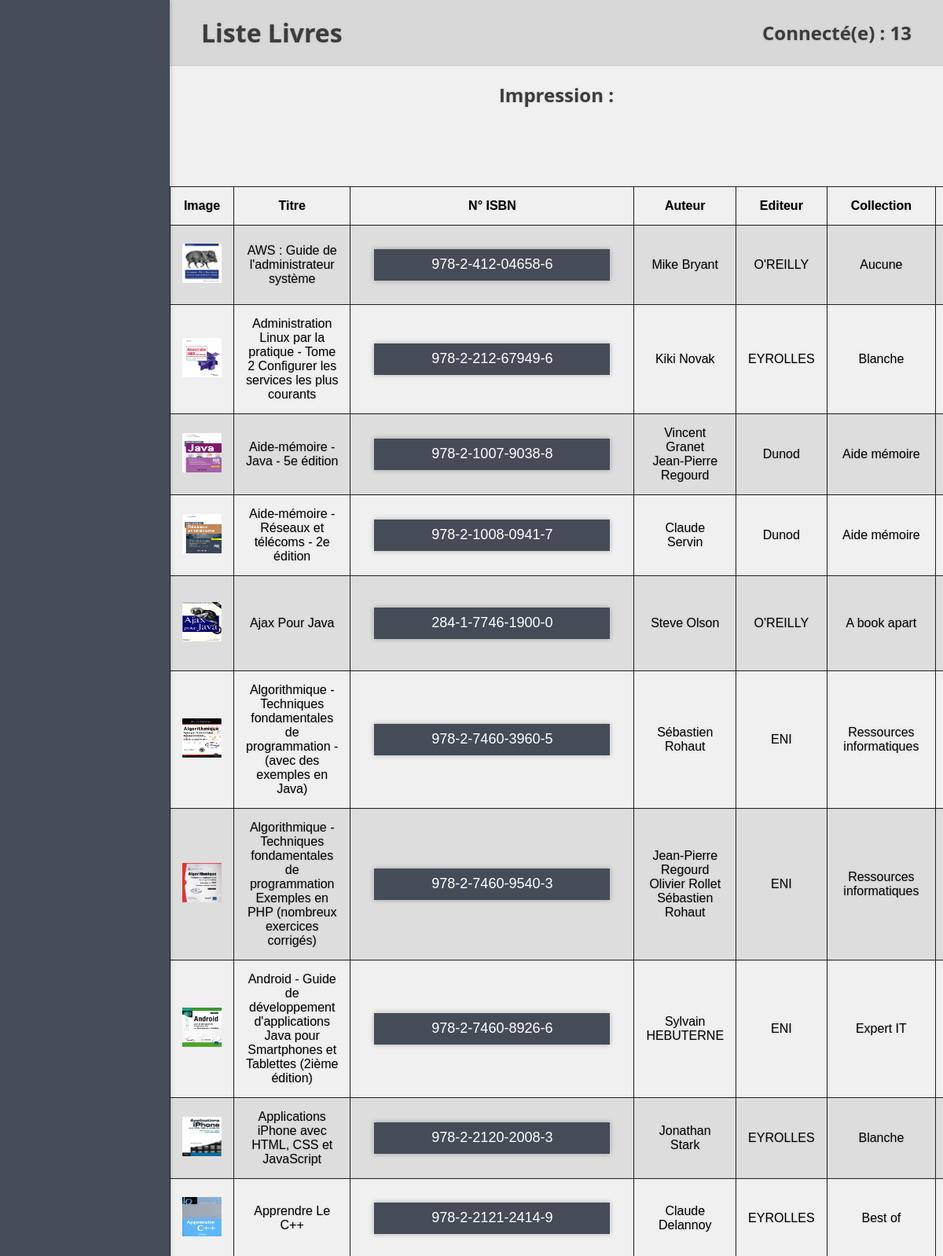
/BibliA33/newBackOffice/impLivre.php (signed in, upper part), run on the app's committed database.
### tables this page shows
CREATE TABLE `livre` (
  `LIV_ISBN` char(20) NOT NULL,
  `COL_NUM` int(11) DEFAULT NULL,
  `EDIT_NUM` int(11) NOT NULL,
  `LIV_TITRE` varchar(200) NOT NULL,
  `LIV_DATE` char(20) DEFAULT NULL,
  `LIV_IMG` varchar(100) DEFAULT NULL,
  `LIV_RESUME` varchar(10000) DEFAULT NULL,
  `LIV_ETAT` varchar(1000) DEFAULT NULL,
  `LIV_EMPRUNTER` int(1) NOT NULL DEFAULT '0'
);

CREATE TABLE `ecrire` (
  `AUT_NUM` int(11) NOT NULL,
  `LIV_ISBN` char(20) NOT NULL
);

CREATE TABLE `auteur` (
  `AUT_NUM` int(11) NOT NULL,
  `AUT_NOM` char(50) NOT NULL,
  `AUT_PRENOM` char(30) DEFAULT NULL,
  `AUT_PHOTO` varchar(100) DEFAULT NULL
);

CREATE TABLE `editeur` (
  `EDIT_NOM` char(30) NOT NULL,
  `EDIT_ADRWEB` char(100) DEFAULT NULL,
  `EDIT_NUM` int(11) NOT NULL
);

CREATE TABLE `collection` (
  `COL_NUM` int(11) NOT NULL,
  `EDIT_NUM` int(11) NOT NULL,
  `COL_NOM` char(50) NOT NULL
);

### BibliA33/newBackOffice/impLivre.php (the view, shortened to what this page needs)
<!DOCTYPE html>
<html>
    <?php
    require_once 'getHead.php';
    ?>
    <body onload="verif();">
        <?php
        require 'getNav.php';
        if (isset($_SESSION['LOGID'])) {
            require '../sqlconnect.php';
            ?>
            <div id="current_page">
                <h1>Liste Livres</h1><h2>Connecté(e) : <?php echo $_SESSION['LOGID']; ?></h2>
            </div>
            <div id="main_content">
                <h2>Impression : </h2>
                <?php
                $sql = "SELECT DISTINCT livre.LIV_ISBN, COL_NOM, EDIT_NOM, LIV_TITRE, LIV_DATE, LIV_IMG FROM livre, ecrire, auteur, editeur, collection, correspondre, rubriques "
                        . "WHERE livre.LIV_ISBN = ecrire.LIV_ISBN "
                        . "AND ecrire.AUT_NUM = auteur.AUT_NUM "
                        . "AND livre.EDIT_NUM = editeur.EDIT_NUM "
                        . "AND livre.COL_NUM = collection.COL_NUM "
                        . "AND livre.LIV_ISBN = correspondre.LIV_ISBN "
                        . "AND correspondre.RUB_ID = rubriques.RUB_ID order by LIV_TITRE";
                $table = $connection->query($sql);
                $count = $table->rowCount();
                if ($count > 0) {
                    ?>
                    <div id="divImpr">
                        <table>
                            <tr>
                                <th>Image</th>
                                <th>Titre</th>
                                <th>N° ISBN</th>
                                <th>Auteur</th>
                                <th>Editeur</th>
                                <th>Collection</th>
                                <th>Rubrique</th>
                            </tr>
                            <?php
                            while ($ligne = $table->fetch()) {
                                $LIV_ISBN = $ligne["LIV_ISBN"];
                                $COL_NOM = $ligne["COL_NOM"];
                                $EDIT_NOM = $ligne["EDIT_NOM"];
                                $LIV_TITRE = $ligne["LIV_TITRE"];
                                $LIV_IMG = $ligne["LIV_IMG"];
                                $sql2 = 'SELECT * FROM auteur, ecrire '
                                        . 'WHERE auteur.AUT_NUM = ecrire.AUT_NUM '
                                        . 'AND ecrire.LIV_ISBN ="' . $LIV_ISBN . '"';
                                $table2 = $connection->query($sql2);
                                $sql3 = 'SELECT * FROM rubriques, correspondre '
                                        . 'WHERE rubriques.RUB_ID = correspondre.RUB_ID '
                                        . 'AND correspondre.LIV_ISBN ="' . $LIV_ISBN . '"';
                                $table3 = $connection->query($sql3);
                                ?>
                                <tr>
                                    <td><a href="../images/livre/<?php echo $LIV_IMG ?>"><img src="../images/livre/<?php echo $LIV_IMG ?>" width="50px" height="50px"/></a></td>
                                    <td><?php echo $LIV_TITRE; ?></td>
                                    <td>
                                        <input type=button onclick="window.open('<?php echo"../popupresume.php?isbn=$LIV_ISBN"; ?>','_blank','height=755, width=600,top=100,left=500','scrollbar=no','resizable=no')")" name ="btn_resum_<?php echo  $ligne["LIV_ISBN"]; ?>" value="<?php echo $LIV_ISBN; ?>"/>
                                    </td>
                                    <td><?php
                                        while ($donnees = $table2->fetch()) {
                                            echo $donnees['AUT_PRENOM'] . ' ' . $donnees['AUT_NOM'] . '<br>';
                                        }
                                        ?></td>
                                    <td><?php echo $EDIT_NOM; ?></td>
                                    <td><?php echo $COL_NOM; ?></td>
                                    <td><?php
                            while ($donnees = $table3->fetch()) {
                                echo $donnees['RUB_NOM'] . '<br>';
                            }
                                        ?></td>
                                </tr>
                        <?php
                    }
                    ?>
                        </table>
                    </div>
        <?php
    }
    ?>
                <?php
            } else {
                header('Location: login.php');
            }
            ?>
    </body>
</html>

### BibliA33/newBackOffice/style.css (style rules this page uses)
body { width:100%; height:100%; margin: 0; padding: 0; font-family: 'Open Sans', sans-serif; text-shadow: 0px 0px 3px rgba(0,0,0,0.15); }
a { text-decoration: none; color: white; }
#current_page { width: 82%; padding-top: 20px; padding-bottom: 20px; float: right; display : inline; background: rgb(216,216,216); border-bottom: 1px solid rgba(0,0,0,0.05); box-shadow: 0px 0px 15px rgba(0,0,0,0.2); }
#current_page h1 { color: rgb(60,60,60); float : left; padding: 0; margin: 0; margin-left: 40px; }
#current_page h2 { color: rgb(60,60,60); float : right; padding: 0; margin: 0.5% 40px 0 0; }
#main_content { text-align : center; float: right; height: 100vh; width:82%; background: rgb(240,240,240); overflow: auto; }
#main_content * { text-align: center; }
#main_content h2 { color: rgb(60,60,60); }
input[type="button"],input[type="submit"],button { width: 300px; height: 40px; margin-top: 15px; margin-left: 15px; margin-right: 15px; margin-bottom : 15px; background: rgb(69,76,88); color: white; font-size:18px; box-shadow: 0px 0px 6px rgba(0,0,0,0.3); border: none; transition: all 300ms ease; }
table { border: 1px solid rgb(30,30,30); border-collapse: collapse; margin-top: 100px; margin-left: auto; margin-right: auto; font-family: arial, sans-serif; }
td,th { border: 1px solid rgb(30,30,30); padding: 15px; }
tr:nth-child(even) { background-color: #dddddd; }

### data on the page
livre: LIV_IMG (picture), LIV_TITRE "AWS : Guide de l'administrateur système", LIV_ISBN "978-2-412-04658-6", EDIT_NUM.EDIT_NOM "O'REILLY", COL_NUM.COL_NOM "Aucune"
ecrire: AUT_NUM.AUT_PRENOM "Mike", AUT_NUM.AUT_NOM "Bryant"
livre: LIV_IMG (picture), LIV_TITRE "Administration Linux par la pratique - Tome 2 Configurer les services les plus courants", LIV_ISBN "978-2-212-67949-6", EDIT_NUM.EDIT_NOM "EYROLLES", COL_NUM.COL_NOM "Blanche"
ecrire: AUT_NUM.AUT_PRENOM "Kiki", AUT_NUM.AUT_NOM "Novak"
livre: LIV_IMG (picture), LIV_TITRE "Aide-mémoire - Java - 5e édition", LIV_ISBN "978-2-1007-9038-8", EDIT_NUM.EDIT_NOM "Dunod", COL_NUM.COL_NOM "Aide mémoire"
ecrire: AUT_NUM.AUT_PRENOM "Vincent", AUT_NUM.AUT_NOM "Granet"
ecrire: AUT_NUM.AUT_PRENOM "Jean-Pierre", AUT_NUM.AUT_NOM "Regourd"
livre: LIV_IMG (picture), LIV_TITRE "Aide-mémoire - Réseaux et télécoms - 2e édition", LIV_ISBN "978-2-1008-0941-7", EDIT_NUM.EDIT_NOM "Dunod", COL_NUM.COL_NOM "Aide mémoire"
ecrire: AUT_NUM.AUT_PRENOM "Claude", AUT_NUM.AUT_NOM "Servin"
livre: LIV_IMG (picture), LIV_TITRE "Ajax Pour Java", LIV_ISBN "284-1-7746-1900-0", EDIT_NUM.EDIT_NOM "O'REILLY", COL_NUM.COL_NOM "A book apart"
ecrire: AUT_NUM.AUT_PRENOM "Steve", AUT_NUM.AUT_NOM "Olson"
livre: LIV_IMG (picture), LIV_TITRE "Algorithmique - Techniques fondamentales de programmation - (avec des exemples en Java)", LIV_ISBN "978-2-7460-3960-5", EDIT_NUM.EDIT_NOM "ENI", COL_NUM.COL_NOM "Ressources informatiques"
ecrire: AUT_NUM.AUT_PRENOM "Sébastien", AUT_NUM.AUT_NOM "Rohaut"
livre: LIV_IMG (picture), LIV_TITRE "Algorithmique - Techniques fondamentales de programmation Exemples en PHP (nombreux exercices corrigés)", LIV_ISBN "978-2-7460-9540-3", EDIT_NUM.EDIT_NOM "ENI", COL_NUM.COL_NOM "Ressources informatiques"
ecrire: AUT_NUM.AUT_PRENOM "Jean-Pierre", AUT_NUM.AUT_NOM "Regourd"
ecrire: AUT_NUM.AUT_PRENOM "Olivier", AUT_NUM.AUT_NOM "Rollet"
ecrire: AUT_NUM.AUT_PRENOM "Sébastien", AUT_NUM.AUT_NOM "Rohaut"
livre: LIV_IMG (picture), LIV_TITRE "Android - Guide de développement d'applications Java pour Smartphones et Tablettes (2ième édition)", LIV_ISBN "978-2-7460-8926-6", EDIT_NUM.EDIT_NOM "ENI", COL_NUM.COL_NOM "Expert IT"
ecrire: AUT_NUM.AUT_PRENOM "Sylvain", AUT_NUM.AUT_NOM "HEBUTERNE"
livre: LIV_IMG (picture), LIV_TITRE "Applications iPhone avec HTML, CSS et JavaScript", LIV_ISBN "978-2-2120-2008-3", EDIT_NUM.EDIT_NOM "EYROLLES", COL_NUM.COL_NOM "Blanche"
ecrire: AUT_NUM.AUT_PRENOM "Jonathan", AUT_NUM.AUT_NOM "Stark"
livre: LIV_IMG (picture), LIV_TITRE "Apprendre Le C++", LIV_ISBN "978-2-2121-2414-9", EDIT_NUM.EDIT_NOM "EYROLLES", COL_NUM.COL_NOM "Best of"
ecrire: AUT_NUM.AUT_PRENOM "Claude", AUT_NUM.AUT_NOM "Delannoy"

### other printed values
$_SESSION['LOGID'] "13"
